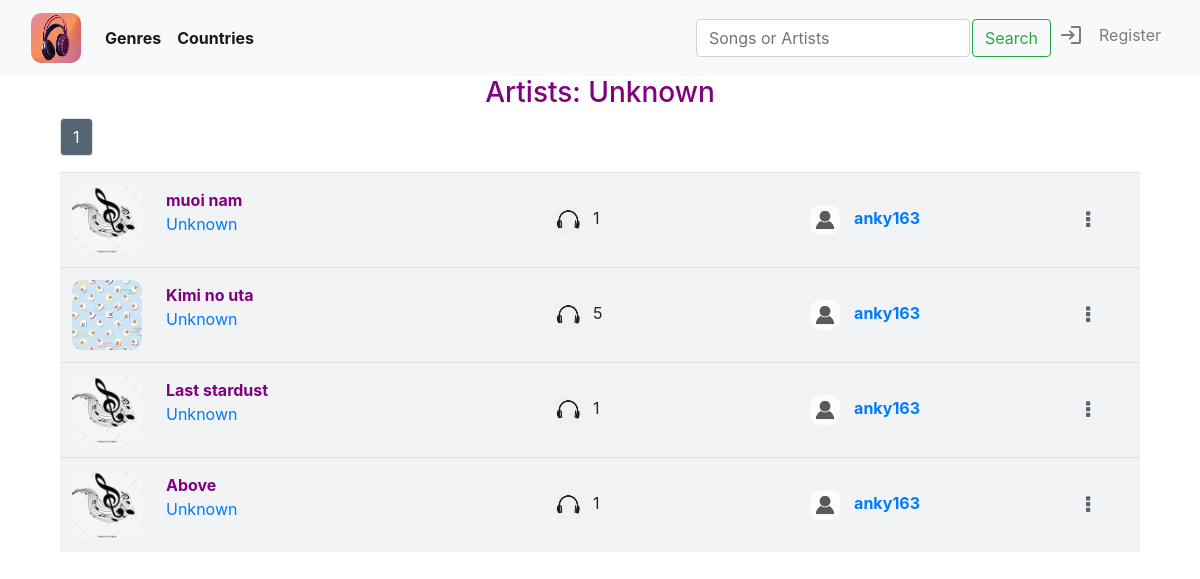
Screenshot of /artists/Unknown with the database file from the repository.
### music/models.py (models this page shows, shortened)
class Song(models.Model):
    uploader = models.ForeignKey(User, on_delete=models.CASCADE, related_name="uploader")
    title = models.CharField(max_length=64, blank=False, db_column="title")
    _artists = models.CharField(max_length=64, blank=True, db_column="artists")
    _country = models.CharField(max_length=64, blank=True, db_column="country")
    _genre = models.CharField(max_length=64, blank=True, db_column="genre")
    date = models.DateTimeField(db_column="date")
    views = models.IntegerField(default=0, db_column="views")
    photo = models.ImageField(upload_to='images', blank=True, default=None)
    audio = models.FileField(upload_to='songs', blank=False, default=None)
    @property
    def artists(self):
        return self._artists
    @artists.setter
    def artists(self, artists):
        if not artists:
            self._artists = "Unknown"
        else:
            self._artists = artists
    @property
    def genre(self):
        return self._genre
    @genre.setter
    def genre(self, genre):
        if not genre or genre.lower() not in ["pop", "dance", "rock", "jazz", "traditional", "soundtrack"]:
            self._genre = "Others"
        else:
            self._genre = genre
    @property
    def country(self):
        return self._country
    @country.setter
    def country(self, country):
        if not country or country.lower() not in ["us - uk", "korea", "japan", "china", "vietnam"]:
            self._country = "Others"
        else:
            self._country = country

class User(AbstractUser):
    pass

### music/views.py (the view)
# urls.py: path("artists/<str:artists>", views.artists, name="artists")
def artists(request, artists):
    tracks = Tracks("artists", artists)
    pages, lists = tracks.paginate(10)
    playlists, new_playlist_index = private_playlists(request)
    return render(request, "music/list.html", {
        "result": f"Artists: {artists}",
        "tracks": tracks.all,
        "pages": pages,
        "lists": lists,
        "playlists": playlists,
        "new_playlist_index": new_playlist_index
    })

### music/views.py (called while the page is built)
def pagination(tracks, number):
    pages = []
    list = []
    lists = []
    p = Paginator(tracks, number)
    for i in range(p.num_pages):
        page = p.page(i + 1)
        pages.append(page)
        list.append(i + 1)
    l = Paginator(list, 5)
    for i in range(l.num_pages):
        lists.append(l.page(i + 1))
    return pages, lists

def private_playlists(request):
    if request.user.is_authenticated:
        playlists = Playlist.objects.filter(user=request.user)
        new_playlist_index = len(playlists) + 1
    else:
        playlists = None
        new_playlist_index = 1
    return playlists, new_playlist_index

    def paginate(self, number):
        return pagination(self.all, number)

### music/templates/music/list.html (shortened to what this page needs)
{% extends "music/layout.html" %}
{% load static %}
{% block body %}
    <div id="list-page">
        {% if result %}
            <h3 id="result" style="color: purple;">{{ result }}</h3>
        {% endif %}
        {% if tracks|length != 0 %}
            <div id="paginator-navbar">
                    {% for page in pages %}
                            <div class="paginator-navbar" id="paginator-{{ page.number }}">
                                {% for list in lists %}
                                    {% if page.number >= list|first and page.number <= list|last %}
                                        <nav aria-label="Page navigation example" class="pages-list" id="list-{{ list.number }}">
                                            <ul class="pagination">
                                                {% for number in list %}
                                                    <li class="page-item"><a href="#" class="page-link" id="page-link-{{ number }}" data-page_number="{{ number }}" onclick="showPage(this.dataset.page_number)">{{ number }}</a></li>
                                                {% endfor %}
                                            </ul>
                                        </nav>
                                    {% endif %}
                                {% endfor %}
                            </div>
                    {% endfor %}
            </div>
        {% else %}
            {% if playlist %}
                <h5 style="width: 100%; margin-top: 20px; text-align: center;">
                    This playlist is empty, visit <a href="{% url 'list' %}">Here</a> to add some tracks.
                </h5>
            {% endif %}
        {% endif %}
        <div id="tracks-list" class="tracks-list">
            {% for page in pages %}
                <div class="paginator" id="page-{{ page.number }}">
                    <table class="table">
                        {% for track in page.object_list %}
                            <tr class="track-bar" id="track-{{ track.id }}" data-id="{{ track.id }}" data-page_number="{{ page.number }}" style="cursor: pointer;">
                                <td class="track-onclick" data-id="{{ track.id }}" class="track-infomation" id="track-photo">
                                    <div class="photo-div">
                                        {% if track.photo %}
                                            <img src="/music/media/{{ track.photo }}">
                                        {% else %}
                                            <img src="/static/music/media/music.jpg">
                                        {% endif %}
                                    </div>
                                </td>
                                <td class="track-onclick" data-id="{{ track.id }}" class="track-infomation" id="track-title-artists">
                                    <div id="title"><strong style="color: purple;">{{ track.title }}</strong></div>
                                    <div id="artists">
                                        <a href="{% url 'artists' track.artists %}"><p style="white-space: nowrap; text-overflow: ellipsis;">{{ track.artists }}</p></a>
                                    </div>
                                </td>
                                <td class="track-onclick" data-id="{{ track.id }}" class="track-infomation" id="track-views">
                                    <div class="hide">
                                        <img style="width: 30px; height: 30px; margin-right: 10px;" src="{% static 'music/media/headphone.jpg' %}">
                                        <span id="views-of-track-{{ track.id }}">{{ track.views }}</span>
                                    </div>
                                </td>
                                <td class="track-onclick" class="hide" data-id="{{ track.id }}" class="track-infomation" style="width: 300px;" id="track-uploader">
                                    <div>
                                        <img style="width: 30px; height: 30px; margin-right: 10px;" src="{% static 'music/media/person.png' %}">
                                        <a href="{% url 'library' track.uploader.id %}">
                                            <strong style="white-space: nowrap; text-overflow: ellipsis;">{{ track.uploader }}</strong>
                                        </a>
                                    </div>
                                </td>
                                <td class="track-infomation" id="track-download">
                                    <a style="font-size: 20px; color: #566573;" href="#" data-uploader_id="{{ track.uploader.id }}" data-track_id="{{ track.id }}" data-audio="{{ track.audio }}" onclick="showAddingTable(this)">
                                        <i id="dot-icon" class="fa fa-ellipsis-v" aria-hidden="true"></i>
                                    </a>
                                </td>
                            </tr>
                        {% endfor %}
                    </table>
                </div>
            {% endfor %}
        </div>
        <div id="placeholder">
        </div>
    </div>
{% endblock %}

### music/static/music/styles.css (style rules this page uses)
img { border-radius: 10px; }
ul { list-style: none; }
#list-page { padding-left: 5%; padding-right: 5%; height: 87vh; }
#tracks-list { width: 100%; }
#placeholder { height: 15vh; }
.table { width: 90vw; border-collapse: collapse; }
.table tr { background-color: #F2F3F5; height: auto; }
.table td { vertical-align: middle; height: 10vh; border-collapse: collapse; }
#track-title-artists { width: 30vw; overflow: hidden; }
#track-title-artists #title, #artists { width: 30vw; overflow: hidden; white-space: nowrap; text-overflow: ellipsis; }
#track-title-artists #artists { width: max-content; }
#track-photo { width: 90px; height: 90px; }
#track-photo img { width: 70px; height: 70px; }
#track-views { padding-left: 15px; width: 25vw; }
#track-download { width: 7vw; text-align: center; }
.paginator-navbar nav ul li { z-index: 1; }
#track-download #dot-icon { width: 30px; height: 30px; border-radius: 50%; display: flex; justify-content: center; align-items: center; }
.hide { display: none; }
#result { text-align: center; }
.paginator-navbar { display: none; margin-top: 1vh; height: auto; }
@media (min-width: 700px) { .hide { display: table; } }

### rows the page displays
Song: title "muoi nam", artists "Unknown", views "1", uploader "anky163"
Song: photo (picture), title "Kimi no uta", artists "Unknown", views "5", uploader "anky163"
Song: title "Last stardust", artists "Unknown", views "1", uploader "anky163"
Song: title "Above", artists "Unknown", views "1", {{ track.id }} 3 (drawn), uploader "anky163"

### other values shown
{{ result }} "Artists: Unknown"
{{ number }} "1"
